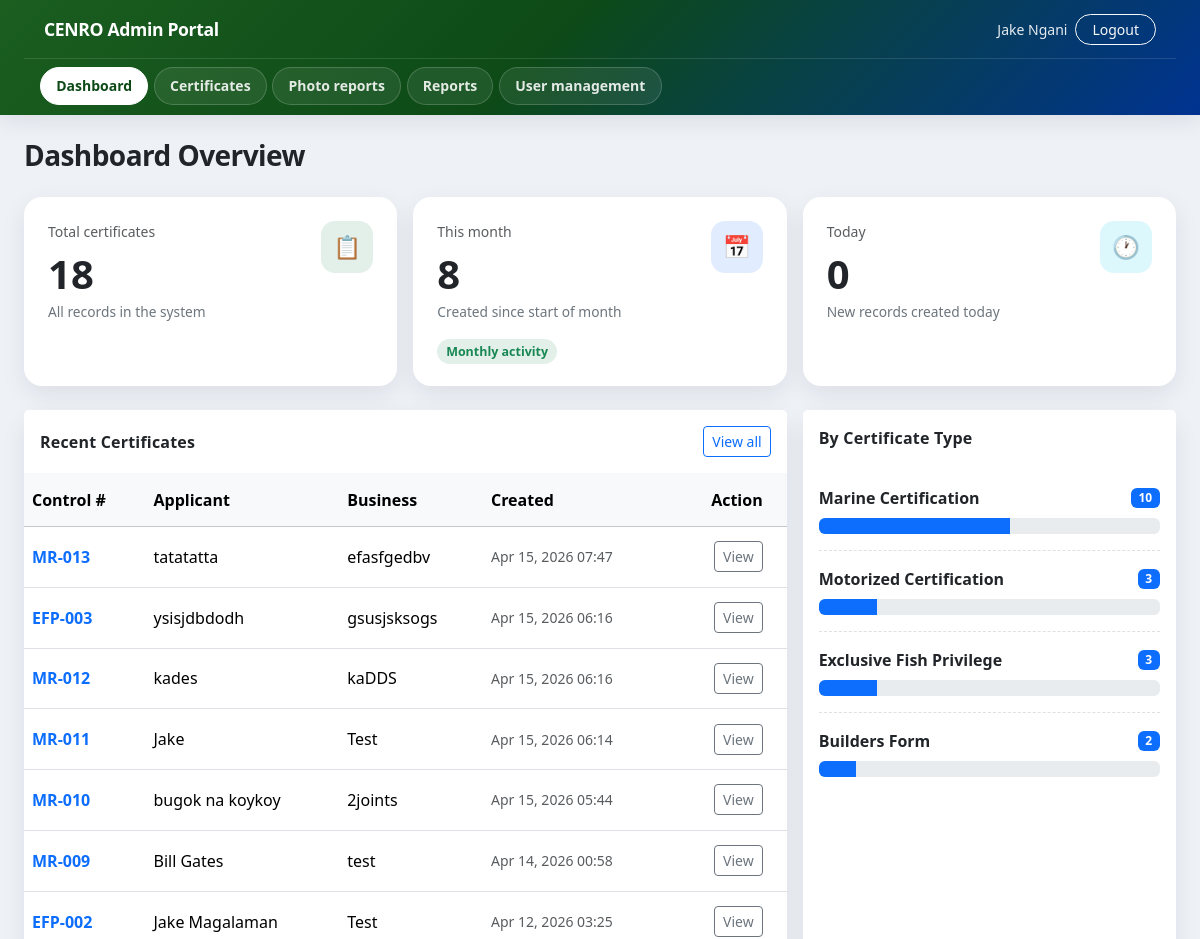
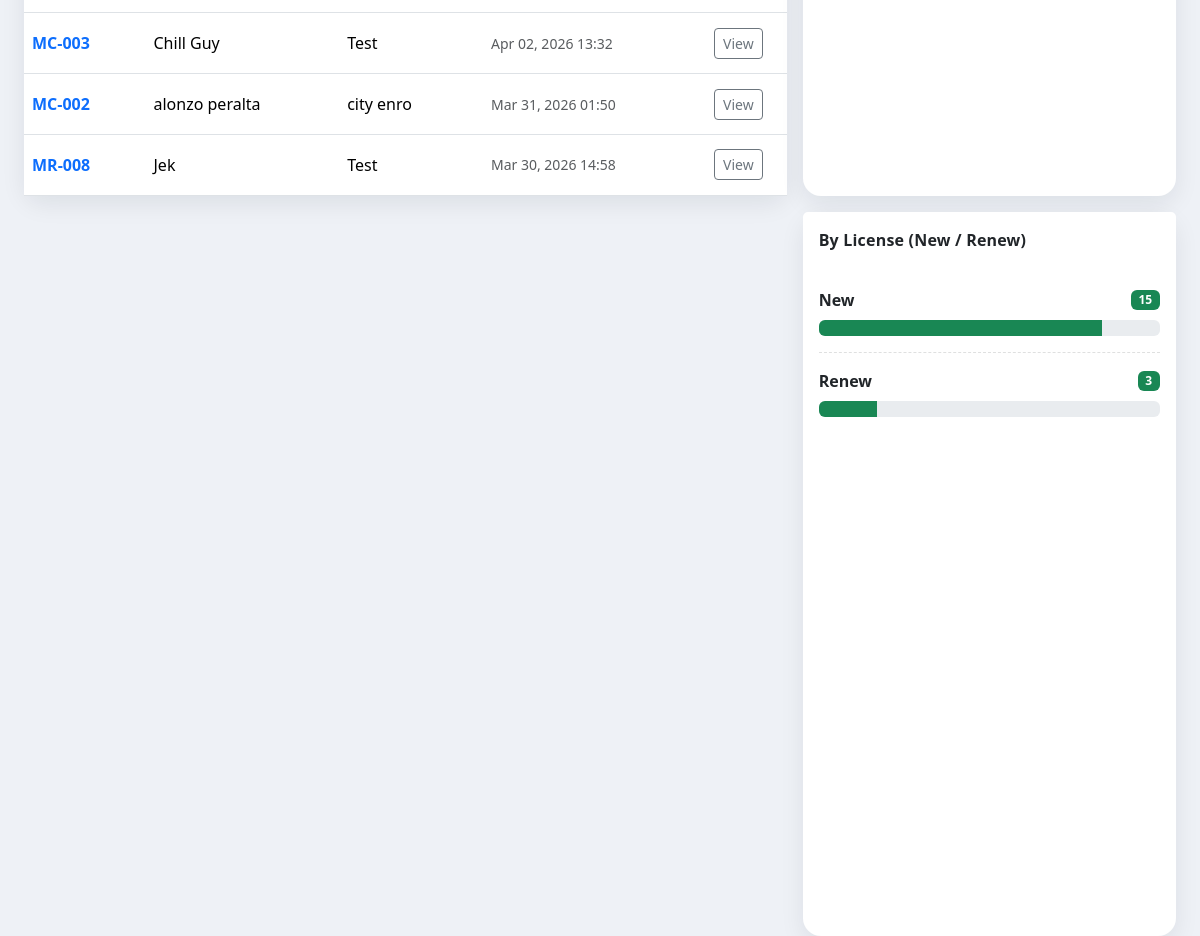
The app's page /panel/ (signed in) with its own data (2 pictures, top to bottom).
### certificates/models.py (models this page shows, shortened)
class Certificate(models.Model):
  CERTIFICATE_TYPE_CHOICES = [
    ('builders_form', 'Builders Form'),
    ('motorized_certification', 'Motorized Certification'),
    ('marine_certification', 'Marine Certification'),
    ('exclusive_fish_privilege', 'Exclusive Fish Privilege'),
  ]
  certificate_type = models.CharField(
    max_length=32,
    choices=CERTIFICATE_TYPE_CHOICES,
    default='marine_certification',
    verbose_name='Certificate type',
    help_text='Form category: Builders, Motorized, Marine, or Exclusive Fish.',
  )
  control_number = models.CharField(max_length=50, unique=True)
  applicant_name = models.CharField(max_length=255)
  applicant_address = models.TextField()
  license_type = models.CharField(
    max_length=20,
    verbose_name='License (New / Renew)',
  )
  nature_of_business = models.CharField(max_length=255)
  business_name = models.CharField(max_length=255)
  business_address = models.TextField()
  contact_number = models.CharField(max_length=50)
  issued_date = models.CharField(max_length=100)
  inspector_name = models.CharField(max_length=255)
  created_by = models.ForeignKey(
    User,
    on_delete=models.SET_NULL,
    null=True,
    blank=True,
    related_name='certificates',
  )
  created_at = models.DateTimeField(auto_now_add=True)
  class Meta:
    ordering = ['-created_at']

### certificates/portal_views.py (the view)
# urls.py: path('', portal_views.dashboard, name='portal_dashboard'),
@portal_staff_required
def dashboard(request):
  now = timezone.now()
  today_start = now.replace(hour=0, minute=0, second=0, microsecond=0)
  month_start = today_start.replace(day=1)
  total = Certificate.objects.count()
  today = Certificate.objects.filter(created_at__gte=today_start).count()
  this_month = Certificate.objects.filter(created_at__gte=month_start).count()
  recent = Certificate.objects.all()[:10]
  license_breakdown = (
    Certificate.objects.values('license_type')
    .annotate(count=Count('id'))
    .order_by('-count')
  )
  type_labels = dict(Certificate.CERTIFICATE_TYPE_CHOICES)
  cert_type_breakdown = []
  for row in (
    Certificate.objects.values('certificate_type')
    .annotate(count=Count('id'))
    .order_by('-count')
  ):
    key = row['certificate_type']
    cert_type_breakdown.append(
      {
        'label': type_labels.get(key, key),
        'count': row['count'],
      }
    )
  return render(
    request,
    'portal/dashboard.html',
    {
      'total_certificates': total,
      'today_count': today,
      'this_month_count': this_month,
      'recent_certificates': recent,
      'license_breakdown': license_breakdown,
      'cert_type_breakdown': cert_type_breakdown,
    },
  )

### certificates/portal_views.py (called while the page is built)
def portal_staff_required(view_func):
  @wraps(view_func)
  @login_required(login_url='/panel/login/')
  def wrapper(request, *args, **kwargs):
    if not request.user.is_staff:
      logout(request)
      return redirect('/panel/login/')
    return view_func(request, *args, **kwargs)
  return wrapper

### templates/portal/dashboard.html (shortened to what this page needs)
{% extends "portal/base.html" %}
{% load static %}
{% block content %}
<div class="mb-4">
  <h3 class="mb-1 fw-bold" style="letter-spacing: -0.02em;">Dashboard Overview</h3>
</div>
<div class="row g-3 mb-4">
  <div class="col-md-6 col-xl-4">
    <div class="card stat-card h-100">
      <div class="card-body p-4">
        <div class="d-flex align-items-start justify-content-between">
          <div>
            <div class="small text-muted mb-2">Total certificates</div>
            <div class="display-6 fw-bold mb-1">{{ total_certificates }}</div>
            <div class="small-muted">All records in the system</div>
          </div>
          <div class="stat-icon badge-soft-success">
            <span>📋</span>
          </div>
        </div>
      </div>
    </div>
  </div>
  <div class="col-md-6 col-xl-4">
    <div class="card stat-card h-100">
      <div class="card-body p-4">
        <div class="d-flex align-items-start justify-content-between">
          <div>
            <div class="small text-muted mb-2">This month</div>
            <div class="display-6 fw-bold mb-1">{{ this_month_count }}</div>
            <div class="small-muted">Created since start of month</div>
          </div>
          <div class="stat-icon badge-soft-primary">
            <span>📅</span>
          </div>
        </div>
        <div class="mt-3">
          <span class="trend-chip">Monthly activity</span>
        </div>
      </div>
    </div>
  </div>
  <div class="col-md-12 col-xl-4">
    <div class="card stat-card h-100">
      <div class="card-body p-4">
        <div class="d-flex align-items-start justify-content-between">
          <div>
            <div class="small text-muted mb-2">Today</div>
            <div class="display-6 fw-bold mb-1">{{ today_count }}</div>
            <div class="small-muted">New records created today</div>
          </div>
          <div class="stat-icon badge-soft-info">
            <span>🕐</span>
          </div>
        </div>
      </div>
    </div>
  </div>
</div>
<div class="row g-3">
  <div class="col-xl-8">
    <div class="card section-card h-100">
      <div class="card-header bg-white border-0 py-3 d-flex justify-content-between align-items-center">
        <div class="section-title">Recent Certificates</div>
        <a class="btn btn-sm btn-outline-primary" href="/panel/certificates/">View all</a>
      </div>
      <div class="card-body p-0">
        <div class="table-responsive">
          <table class="table table-clean align-middle mb-0">
            <thead class="table-light">
              <tr>
                <th>Control #</th>
                <th>Applicant</th>
                <th>Business</th>
                <th>Created</th>
                <th class="text-end pe-4">Action</th>
              </tr>
            </thead>
            <tbody>
              {% for c in recent_certificates %}
              <tr>
                <td>
                  <a class="fw-semibold text-decoration-none" href="/panel/certificates/{{ c.pk }}/">
                    {{ c.control_number }}
                  </a>
                </td>
                <td>{{ c.applicant_name }}</td>
                <td>{{ c.business_name }}</td>
                <td class="text-muted small">{{ c.created_at|date:"M d, Y H:i" }}</td>
                <td class="text-end pe-4">
                  <a class="btn btn-sm btn-outline-secondary" href="/panel/certificates/{{ c.pk }}/">View</a>
                </td>
              </tr>
              {% empty %}
              <tr><td colspan="5" class="text-center text-muted py-4">No certificates yet.</td></tr>
              {% endfor %}
            </tbody>
          </table>
        </div>
      </div>
    </div>
  </div>
  <div class="col-xl-4">
    <div class="card section-card h-100 mb-3">
      <div class="card-header bg-white border-0 py-3">
        <div class="section-title">By Certificate Type</div>
      </div>
      <div class="card-body pt-1">
        {% for row in cert_type_breakdown %}
          <div class="metric-row py-3">
            <div class="d-flex justify-content-between align-items-center mb-2">
              <div class="fw-semibold">{{ row.label }}</div>
              <span class="badge text-bg-primary">{{ row.count }}</span>
            </div>
            <div class="progress" role="progressbar" aria-label="Certificate type count" aria-valuemin="0" aria-valuemax="{{ total_certificates }}">
              <div
                class="progress-bar bg-primary"
                style="width: {% if total_certificates %}{% widthratio row.count total_certificates 100 %}{% else %}0{% endif %}%"
              ></div>
            </div>
          </div>
        {% empty %}
          <div class="text-muted">No data.</div>
        {% endfor %}
      </div>
    </div>
    <div class="card section-card h-100">
      <div class="card-header bg-white border-0 py-3">
        <div class="section-title">By License (New / Renew)</div>
      </div>
      <div class="card-body pt-1">
        {% for row in license_breakdown %}
          <div class="metric-row py-3">
            <div class="d-flex justify-content-between align-items-center mb-2">
              <div class="fw-semibold">{{ row.license_type|default:"(Unknown)" }}</div>
              <span class="badge text-bg-success">{{ row.count }}</span>
            </div>
            <div class="progress" role="progressbar" aria-label="License type count" aria-valuemin="0" aria-valuemax="{{ total_certificates }}">
              <div
                class="progress-bar bg-success"
                style="width: {% if total_certificates %}{% widthratio row.count total_certificates 100 %}{% else %}0{% endif %}%"
              ></div>
            </div>
          </div>
        {% empty %}
          <div class="text-muted">No data.</div>
        {% endfor %}
      </div>
    </div>
  </div>
</div>
{% endblock %}

### templates/portal/base.html (shortened to what this page needs)
{% load static %}
<!doctype html>
<html lang="en">
  <head>
    <link href="https://cdn.jsdelivr.net/npm/bootstrap@5.3.2/dist/css/bootstrap.min.css" rel="stylesheet">
  </head>
  <body>
    <header class="portal-shell">
      <div class="container-fluid px-3 px-md-4">
        <div class="portal-shell-top">
          <a class="portal-brand" href="/panel/">CENRO Admin Portal</a>
          <div class="d-flex align-items-center gap-2 flex-wrap">
            <span class="portal-user-meta d-none d-sm-inline">
              {{ request.user.first_name }} {{ request.user.last_name }}
            </span>
            <a class="btn btn-sm btn-outline-light rounded-pill px-3" href="/panel/logout/">Logout</a>
          </div>
        </div>
        <nav class="portal-nav-row" aria-label="Main">
          <a href="/panel/" class="{% if request.path == '/panel/' %}portal-nav-active{% endif %}">Dashboard</a>
          <a href="/panel/certificates/" class="{% if '/panel/certificates' in request.path %}portal-nav-active{% endif %}">Certificates</a>
          <a href="/panel/photo-reports/" class="{% if '/panel/photo-reports' in request.path %}portal-nav-active{% endif %}">Photo reports</a>
          <a href="/panel/reports/" class="{% if '/panel/reports/' in request.path %}portal-nav-active{% endif %}">Reports</a>
          <a href="/panel/inspectors/" class="{% if '/panel/inspectors' in request.path %}portal-nav-active{% endif %}">User management</a>
        </nav>
      </div>
    </header>
    <main class="container-fluid px-3 px-md-4 py-4">
      {% block content %}{% endblock %}
    </main>
  </body>
</html>

### templates/portal/base.html (style rules this page uses)
:root { --p-primary: #1b5e20; --p-primary-dark: #0d4a17; --p-secondary: #003391; --p-surface: #eef1f6; --p-header-shadow: 0 4px 24px rgba(16, 24, 40, 0.1); }
body { background: var(--p-surface); font-family: system-ui, -apple-system, "Segoe UI", Roboto, "Helvetica Neue", Arial, sans-serif; }
.portal-shell { position: sticky; top: 0; z-index: 1030; background: linear-gradient(135deg, var(--p-primary) 0%, var(--p-primary-dark) 45%, var(--p-secondary) 100%); box-shadow: var(--p-header-shadow); }
.portal-shell-top { display: flex; flex-wrap: wrap; align-items: center; justify-content: space-between; gap: 0.75rem 1rem; padding: 0.85rem 1.25rem; border-bottom: 1px solid rgba(255, 255, 255, 0.12); }
.portal-brand { color: #fff; font-weight: 800; font-size: 1.1rem; letter-spacing: -0.02em; text-decoration: none; }
.portal-user-meta { color: rgba(255, 255, 255, 0.9); font-size: 0.875rem; font-weight: 500; }
.portal-nav-row { padding: 0.5rem 1rem 0.65rem; display: flex; flex-wrap: wrap; align-items: center; gap: 0.35rem; overflow-x: auto; -webkit-overflow-scrolling: touch; }
.portal-nav-row a { display: inline-flex; align-items: center; padding: 0.45rem 0.95rem; border-radius: 999px; font-size: 0.875rem; font-weight: 600; color: rgba(255, 255, 255, 0.88); text-decoration: none; white-space: nowrap; border: 1px solid rgba(255, 255, 255, 0.18); background: rgba(255, 255, 255, 0.08); transition: background 0.15s ease, color 0.15s ease, border-color 0.15s ease; }
.portal-nav-row a.portal-nav-active { background: #fff; color: var(--p-primary-dark); border-color: #fff; }
.badge-soft-success { background: rgba(25, 135, 84, 0.12); color: #198754; }
.badge-soft-primary { background: rgba(13, 110, 253, 0.12); color: #0d6efd; }
.badge-soft-info { background: rgba(13, 202, 240, 0.14); color: #0aa2c0; }
.card { border-radius: 16px; }
.table thead th { white-space: nowrap; }

### templates/portal/dashboard.html (style rules this page uses)
.stat-card { border: 0; border-radius: 18px; overflow: hidden; box-shadow: 0 8px 24px rgba(16, 24, 40, 0.08); }
.stat-icon { width: 52px; height: 52px; border-radius: 14px; display: inline-flex; align-items: center; justify-content: center; font-size: 1.4rem; }
.trend-chip { font-size: 0.78rem; border-radius: 999px; padding: 0.25rem 0.55rem; font-weight: 600; background: rgba(25, 135, 84, 0.12); color: #198754; }
.section-card { border: 0; border-radius: 18px; box-shadow: 0 8px 24px rgba(16, 24, 40, 0.08); }
.section-title { font-weight: 700; letter-spacing: 0.2px; }
.table-clean > :not(caption) > * > * { padding-top: 0.9rem; padding-bottom: 0.9rem; }
.metric-row + .metric-row { border-top: 1px dashed rgba(33, 37, 41, 0.14); }
.small-muted { color: #6c757d; font-size: 0.86rem; }

### records on screen
Certificate: control_number "MR-013", applicant_name "tatatatta", business_name "efasfgedbv", created_at "Apr 15, 2026 07:47"
Certificate: control_number "EFP-003", applicant_name "ysisjdbdodh", business_name "gsusjsksogs", created_at "Apr 15, 2026 06:16"
Certificate: control_number "MR-012", applicant_name "kades", business_name "kaDDS", created_at "Apr 15, 2026 06:16"
Certificate: control_number "MR-011", applicant_name "Jake", business_name "Test", created_at "Apr 15, 2026 06:14"
Certificate: control_number "MR-010", applicant_name "bugok na koykoy", business_name "2joints", created_at "Apr 15, 2026 05:44"
Certificate: control_number "MR-009", applicant_name "Bill Gates", business_name "test", created_at "Apr 14, 2026 00:58"
Certificate: control_number "EFP-002", applicant_name "Jake Magalaman", business_name "Test", created_at "Apr 12, 2026 03:25"
Certificate: control_number "MC-003", applicant_name "Chill Guy", business_name "Test", created_at "Apr 02, 2026 13:32"
Certificate: control_number "MC-002", applicant_name "alonzo peralta", business_name "city enro", created_at "Mar 31, 2026 01:50"
Certificate: control_number "MR-008", applicant_name "Jek", business_name "Test", created_at "Mar 30, 2026 14:58"

### other values on screen
{{ request.user.first_name }} "Jake"
{{ request.user.last_name }} "Ngani"
{{ total_certificates }} "18"
{{ this_month_count }} "8"
{{ today_count }} "0"
{{ row.label }} "Marine Certification" "Motorized Certification" "Exclusive Fish Privilege" "Builders Form"
{{ row.count }} "10" "3" "3" "2"
{{ row.license_type|default:"(Unknown)" }} "New" "Renew"
{{ row.count }} "15" "3"
